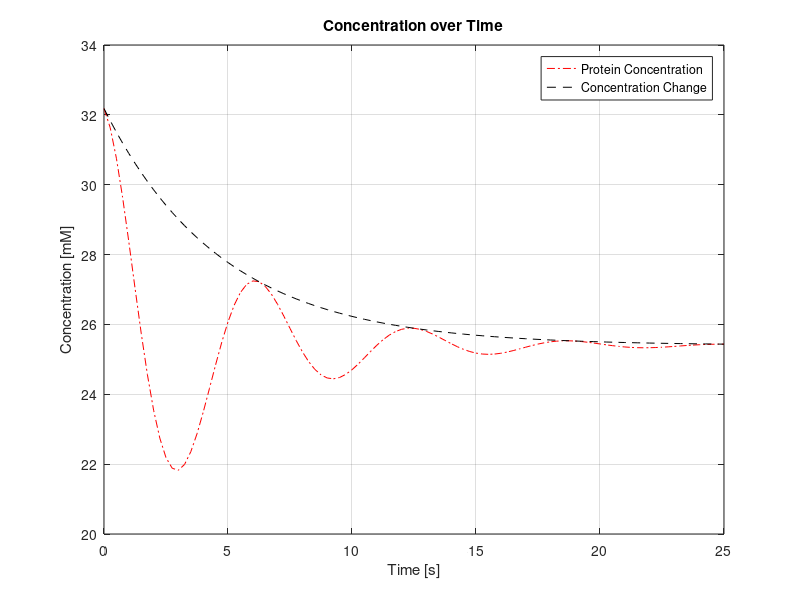

This chart was generated by the following MATLAB code:
time = [0:0.25:25];     % create array of time values, ranging from 0 to 25s at steps of 0.25s
M = 6.78*cos(time).*exp(-0.21*time)+25.4;      % create 'M' array that is a function of 'time' array
plot(time,M)         % plot the graph of protein concentration vs. time
T = 6.78*exp(-0.21*time)+25.4;          % create 'T' array that is a function of 'time' array
plot(time,M, '-.r', time,T, '--k')      % plot protein concentration in red dot-dash & concentration change in black dash-dash as a function of time
xlabel('Time [s]')                      % label x axis
ylabel('Concentration [mM]')            % label y axis
title('Concentration over Time')        % title the graph
legend('Protein Concentration', 'Concentration Change')    % add a labelled legend
grid on                                 % turn on grid
less = [];              % create empty array for time values <24.75
len=numel(M);           % set a variable equal to the number of elements in 'M' array
for i=1:(len)           % iterate over 'M' that number of times; setting variable 'i' equal to column # in M
    n=M(1,i);           % set variable 'n' equal to the value in M that the for loop is at
    if n<24.75          % if the value in M is less than 24.75
        less(end+1)=time(1,i);      % add the corresponding time value (same row & column) to the end of array 'less'
    end
end
ratio=numel(less)/numel(time)       % find ratio of time where M<24.75 mM and print it in command window

